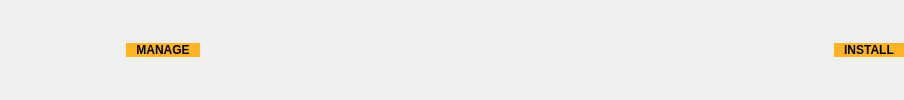
       <widget class="QWidget" name="titleWidget" native="true">
        <property name="sizePolicy">
         <sizepolicy hsizetype="Preferred" vsizetype="Preferred">
          <horstretch>0</horstretch>
          <verstretch>0</verstretch>
         </sizepolicy>
        </property>
        <property name="minimumSize">
         <size>
          <width>0</width>
          <height>60</height>
         </size>
        </property>
        <layout class="QHBoxLayout" name="horizontalLayout">
         <property name="leftMargin">
          <number>0</number>
         </property>
         <property name="topMargin">
          <number>0</number>
         </property>
         <property name="rightMargin">
          <number>0</number>
         </property>
         <property name="bottomMargin">
          <number>0</number>
         </property>
         <item>
          <widget class="QLabel" name="iconLabel">
           <property name="sizePolicy">
            <sizepolicy hsizetype="Fixed" vsizetype="Fixed">
             <horstretch>0</horstretch>
             <verstretch>0</verstretch>
            </sizepolicy>
           </property>
           <property name="minimumSize">
            <size>
             <width>120</width>
             <height>60</height>
            </size>
           </property>
           <property name="text">
            <string/>
           </property>
          </widget>
         </item>
         <item>
          <widget class="QPushButton" name="manageButton">
           <property name="font">
            <font>
             <pointsize>9</pointsize>
             <weight>75</weight>
             <bold>true</bold>
            </font>
           </property>
           <property name="styleSheet">
            <string notr="true">QPushButton {
background-color: rgba(255, 169, 0, 217);
color: rgb(0, 0, 0);
padding-left: 10px;
padding-right: 10px;
border-radius: 10px;
}

QPushButton:hover {
background-color: rgba(100, 100, 153);
color: rgb(255, 255, 255);
padding-left: 10px;
padding-right: 10px;
border-radius: 10px;
}

QPushButton:pressed {
background-color: rgba(153, 153, 153);
color: rgb(255, 255, 255);
padding-left: 10px;
padding-right: 10px;
border-radius: 10px;
}</string>
           </property>
           <property name="text">
            <string>MANAGE</string>
           </property>
           <property name="icon">
            <iconset resource="resources.qrc">
             <normaloff>:/icons/resources/icons/db_manage.svg</normaloff>:/icons/resources/icons/db_manage.svg</iconset>
           </property>
           <property name="iconSize">
            <size>
             <width>24</width>
             <height>24</height>
            </size>
           </property>
           <property name="checkable">
            <bool>true</bool>
           </property>
          </widget>
         </item>
         <item>
          <spacer name="horizontalSpacer">
           <property name="orientation">
            <enum>Qt::Horizontal</enum>
           </property>
           <property name="sizeHint" stdset="0">
            <size>
             <width>628</width>
             <height>20</height>
            </size>
           </property>
          </spacer>
         </item>
         <item>
          <widget class="QPushButton" name="installButton">
           <property name="font">
            <font>
             <pointsize>9</pointsize>
             <weight>75</weight>
             <bold>true</bold>
            </font>
           </property>
           <property name="styleSheet">
            <string notr="true">QPushButton {
background-color: rgba(255, 169, 0, 217);
color: rgb(0, 0, 0);
padding-left: 10px;
padding-right: 10px;
border-radius: 10px;
}

QPushButton:hover {
background-color: rgba(100, 100, 153);
color: rgb(255, 255, 255);
padding-left: 10px;
padding-right: 10px;
border-radius: 10px;
}

QPushButton:pressed {
background-color: rgba(153, 153, 153);
color: rgb(255, 255, 255);
padding-left: 10px;
padding-right: 10px;
border-radius: 10px;
}</string>
           </property>
           <property name="text">
            <string>INSTALL</string>
           </property>
           <property name="icon">
            <iconset resource="resources.qrc">
             <normaloff>:/icons/resources/icons/db_install.svg</normaloff>:/icons/resources/icons/db_install.svg</iconset>
           </property>
           <property name="iconSize">
            <size>
             <width>24</width>
             <height>24</height>
            </size>
           </property>
          </widget>
         </item>
        </layout>
       </widget>
